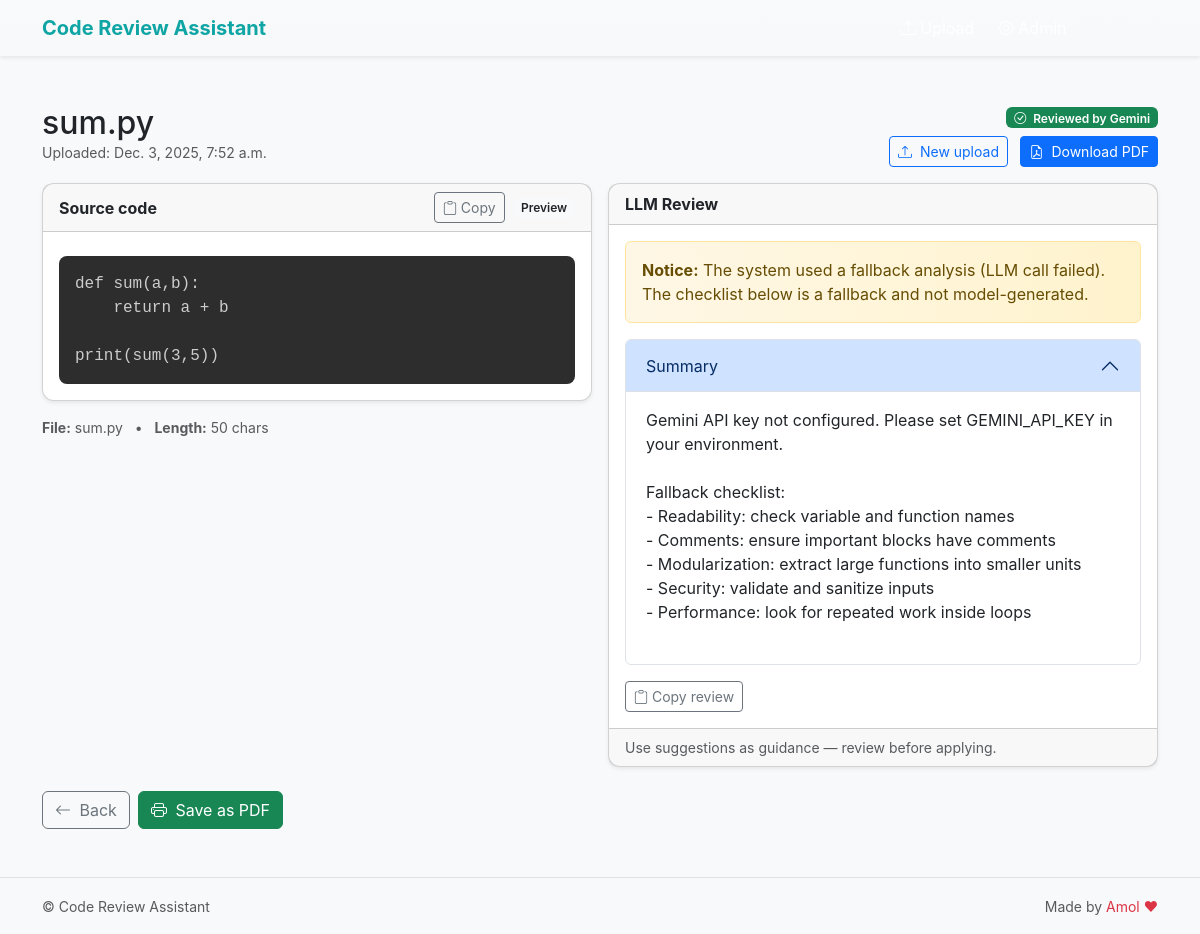
Screenshot of /report/1/ with the database file from the repository.
### reviews/models.py (models this page shows, shortened)
class ReviewReport(models.Model):
    filename = models.CharField(max_length=255)
    code_content = models.TextField()
    review_text = models.TextField(blank=True)
    created_at = models.DateTimeField(auto_now_add=True)

### reviews/views.py (the view)
# urls.py: path('report/<int:pk>/', views.view_report, name='view_report'),
def view_report(request, pk):
    report = get_object_or_404(ReviewReport, pk=pk)
    return render(request, "reviews/report.html", {"report": report})

### reviews/templates/reviews/report.html (shortened to what this page needs)
{% extends 'reviews/base.html' %}
{% block content %}
<div class="row">
  <div class="col-xxl-10 mx-auto">
    <div class="d-flex justify-content-between align-items-start mb-3">
      <div>
        <h2 class="mb-0">{{ report.filename }}</h2>
        <div class="text-muted small">Uploaded: {{ report.created_at }}</div>
      </div>
      <div class="text-end">
        {% if report.review_text and 'LLM call' not in report.review_text %}
          <span class="badge bg-success"><i class="bi bi-check-circle me-1"></i> Reviewed by Gemini</span>
        {% else %}
          <span class="badge bg-warning text-dark"><i class="bi bi-exclamation-triangle me-1"></i> Fallback used</span>
        {% endif %}
        <div class="mt-2">
          <a class="btn btn-outline-primary btn-sm me-2" href="{% url 'reviews:upload' %}"><i class="bi bi-upload me-1"></i> New upload</a>
          <button class="btn btn-primary btn-sm" onclick="exportReportPDF()"><i class="bi bi-file-earmark-pdf me-1"></i> Download PDF</button>
        </div>
      </div>
    </div>
    <div id="report-area">
      <div class="row g-3">
        <div class="col-lg-6">
          <div class="card shadow-sm">
            <div class="card-header d-flex justify-content-between align-items-center">
              <strong>Source code</strong>
              <div>
                <button class="btn btn-sm btn-outline-secondary me-1" onclick="copyText('#code-block')"><i class="bi bi-clipboard"></i> Copy</button>
                <span class="badge bg-light text-dark">Preview</span>
              </div>
            </div>
            <div class="card-body">
              <pre class="language-python mb-0" id="code-block" style="white-space:pre-wrap;"><code>{{ report.code_content|escape }}</code></pre>
            </div>
          </div>
          <div class="mt-3 text-muted small">
            <strong>File:</strong> {{ report.filename }} &nbsp; • &nbsp; <strong>Length:</strong> {{ report.code_content|length }} chars
          </div>
        </div>
        <div class="col-lg-6">
          <div class="card shadow-sm">
            <div class="card-header">
              <strong>LLM Review</strong>
            </div>
            <div class="card-body">
              {% if report.review_text %}
                {% if 'Fallback checklist' in report.review_text or 'LLM call' in report.review_text %}
                  <div class="alert alert-warning">
                    <strong>Notice:</strong> The system used a fallback analysis (LLM call failed). The checklist below is a fallback and not model-generated.
                  </div>
                {% endif %}
                <div class="accordion" id="reviewAccordion">
                  <div class="accordion-item">
                    <h2 class="accordion-header" id="headingSummary">
                      <button class="accordion-button" type="button" data-bs-toggle="collapse" data-bs-target="#collapseSummary">Summary</button>
                    </h2>
                    <div id="collapseSummary" class="accordion-collapse collapse show" data-bs-parent="#reviewAccordion">
                      <div class="accordion-body" style="white-space:pre-wrap;">{{ report.review_text|linebreaksbr }}</div>
                    </div>
                  </div>
                </div>
                <div class="mt-3">
                  <button class="btn btn-outline-secondary btn-sm me-2" onclick="copyText('#raw-review')"><i class="bi bi-clipboard"></i> Copy review</button>
                </div>
              {% else %}
                <div class="text-muted">No review available.</div>
              {% endif %}
            </div>
            <div class="card-footer text-muted small">Use suggestions as guidance — review before applying.</div>
          </div>
        </div>
      </div>
    </div>
    <div class="mt-4 d-flex gap-2">
      <a class="btn btn-outline-secondary" href="{% url 'reviews:upload' %}"><i class="bi bi-arrow-left me-1"></i> Back</a>
      <button class="btn btn-success" onclick="exportReportPDF()"><i class="bi bi-printer me-1"></i> Save as PDF</button>
    </div>
  </div>
</div>
{% endblock %}

### reviews/templates/reviews/base.html (shortened to what this page needs)
{% load static %}
<!doctype html>
<html lang="en">
  <head>
    <link href="https://cdn.jsdelivr.net/npm/bootstrap@5.3.2/dist/css/bootstrap.min.css" rel="stylesheet">
    <link href="https://cdn.jsdelivr.net/npm/prismjs@1.29.0/themes/prism-tomorrow.css" rel="stylesheet" />
    <link href="https://cdn.jsdelivr.net/npm/bootstrap-icons@1.11.3/font/bootstrap-icons.css" rel="stylesheet">
    <link rel="stylesheet" href="{% static 'reviews/styles.css' %}">
  </head>
  <body class="bg-light">
    <nav class="navbar navbar-expand-lg navbar-dark bg-gradient shadow-sm" style="background: linear-gradient(90deg,#0f172a,#0ea5a4);">
      <div class="container">
        <a class="navbar-brand fw-bold d-flex align-items-center" href="{% url 'reviews:upload' %}">
          <span style="color:#0ea5a4;">Code Review Assistant</span>
        </a>
        <div class="collapse navbar-collapse" id="navMenu">
          <ul class="navbar-nav ms-auto align-items-lg-center">
            <li class="nav-item me-2"><a class="nav-link text-white" href="{% url 'reviews:upload' %}"><i class="bi bi-upload me-1"></i>Upload</a></li>
            <li class="nav-item me-2"><a class="nav-link text-white" href="/admin/"><i class="bi bi-gear me-1"></i>Admin</a></li>
            <li class="nav-item">
              <a class="btn btn-outline-light btn-sm" href="#" role="button"><i class="bi bi-info-circle me-1"></i>About</a>
            </li>
          </ul>
        </div>
      </div>
    </nav>
    <main class="container my-5">
      {% block content %}{% endblock %}
    </main>
    <footer class="border-top py-3">
      <div class="container d-flex justify-content-between align-items-center">
        <div class="small text-muted">© {{ "now"|date:"Y" }} Code Review Assistant</div>
        <div>
          <small class="text-muted">Made by <span class="text-danger">Amol ♥</span></small>
        </div>
      </div>
    </footer>
  </body>
</html>

### reviews/static/reviews/styles.css (style rules this page uses)
body { font-family: Inter, system-ui, -apple-system, 'Segoe UI', Roboto, 'Helvetica Neue', Arial; }
.card { border-radius: 12px; }
pre { font-family: ui-monospace, SFMono-Regular, Menlo, Monaco, 'Roboto Mono', monospace; font-size: .9rem; background:#0b0f14; color:#d6deeb; padding:1rem; border-radius:8px; }
.badge { font-weight:600; }
.alert-warning { background: linear-gradient(90deg,#fff7e6,#fff3cd); }

### rows the page displays
ReviewReport: filename "sum.py", created_at "Dec. 3, 2025, 7:52 a.m.", code_content|length "50", review_text "Gemini API key not configured. Please set GEMINI_API_KEY in your environment. Fallback checklist: - Readability: check variable and function names - Comments: ensure important blocks have comments - Modularization: extract large functions into smaller units - Security: validate and sanitize inputs - Performance: look for repeated work inside loops"
